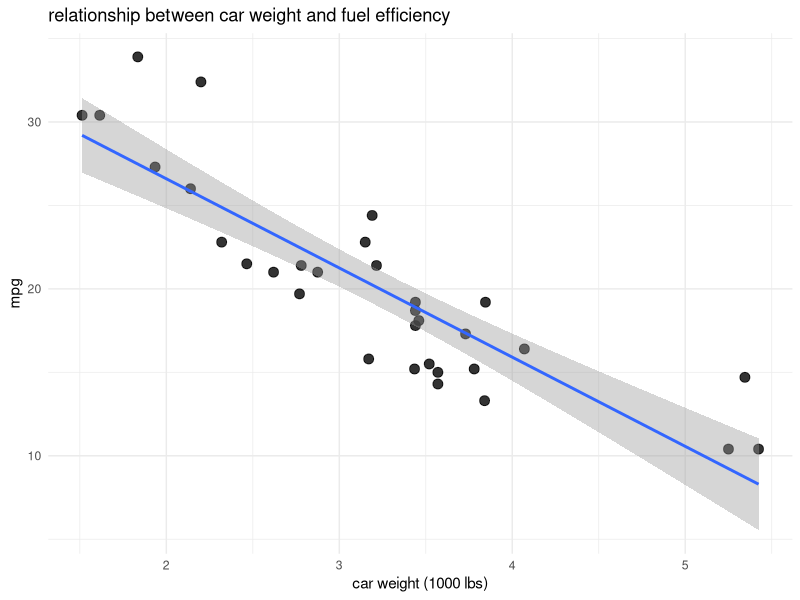
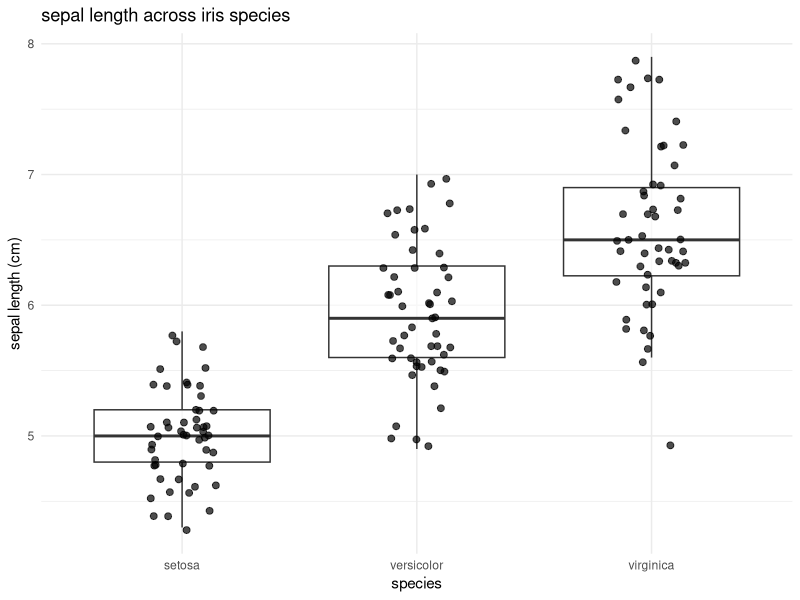
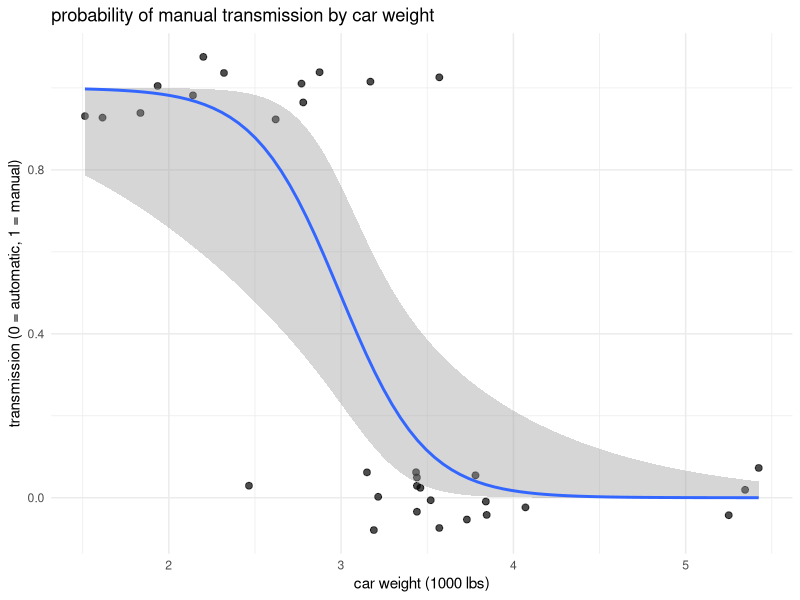
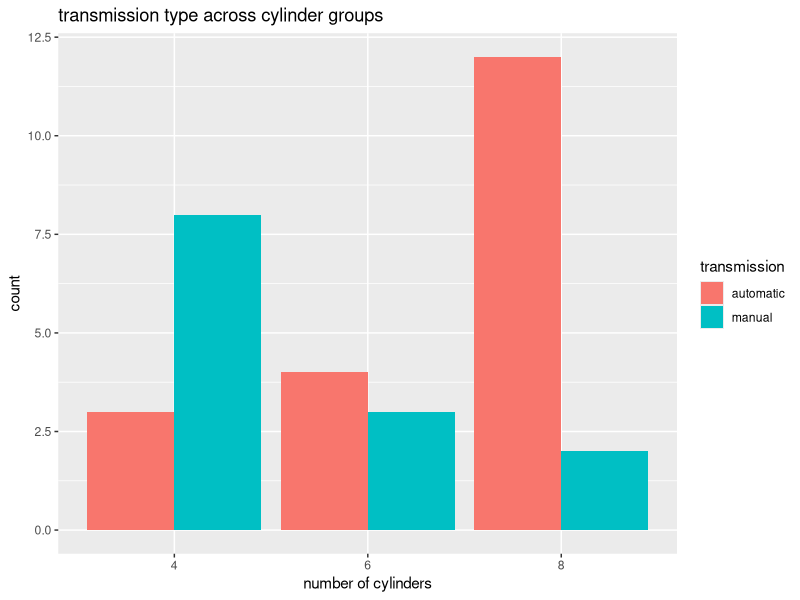

R code for these plots, in order:
library(ggplot2)
library(dplyr)

plot <- ggplot(mtcars, aes(x = wt, y = mpg)) +
  geom_point(size = 3, alpha = 0.8) +
  geom_smooth(method = "lm", se = TRUE) +
  labs(
    title = "relationship between car weight and fuel efficiency",
    x = "car weight (1000 lbs)",
    y = "mpg"
  ) +
  theme_minimal()

plot

plot2 <- ggplot(iris, aes(x = Species, y = Sepal.Length)) +
  geom_boxplot(alpha = 0.6, outlier.shape = NA) +
  geom_jitter(width = 0.15, alpha = 0.7, size = 2) +
  labs(
    title = "sepal length across iris species",
    x = "species",
    y = "sepal length (cm)"
  ) +
  theme_minimal()

plot2

mtcars2 <- mtcars %>%
  mutate(am = as.numeric(am))

plot3 <- ggplot(mtcars2, aes(x = wt, y = am)) +
  geom_jitter(height = 0.08, width = 0, alpha = 0.7, size = 2) +
  geom_smooth(
    method = "glm",
    method.args = list(family = "binomial"),
    se = TRUE
  ) +
  labs(
    title = "probability of manual transmission by car weight",
    x = "car weight (1000 lbs)",
    y = "transmission (0 = automatic, 1 = manual)"
  ) +
  theme_minimal()

plot3

mtcars3 <- mtcars %>%
  mutate(
    cyl = factor(cyl),
    am = factor(am, levels = c(0, 1), labels = c("automatic", "manual"))
  )

plot4 <- ggplot(mtcars3, aes(x = cyl, fill = am)) +
  geom_bar(position = "dodge") +
  labs(
    title = "transmission type across cylinder groups",
    x = "number of cylinders",
    y = "count",
    fill = "transmission"
  ) 

plot4
